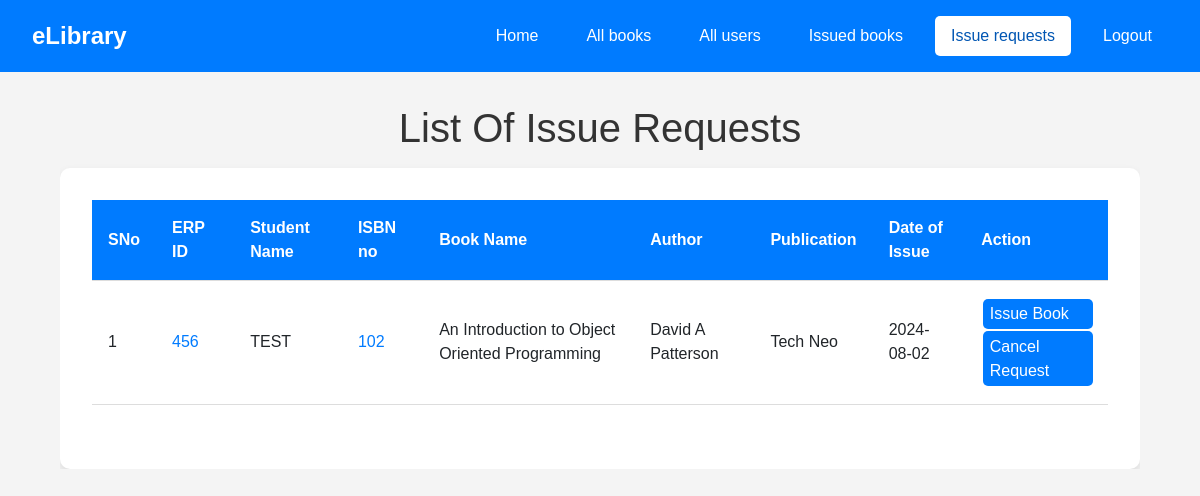
Page /admin/issue_request (signed in) on the committed database.
### app.py (models this page shows, shortened)
class Issued(db.Model):
    __tablename__='issued_books'
    issueId = db.Column(db.Integer, autoincrement=True, primary_key=True)
    isbnissue = db.Column(db.Integer, db.ForeignKey('books.isbn'), nullable=False)
    erpissue = db.Column(db.Integer, db.ForeignKey('user.erp'), nullable=False)
    date=db.Column(db.String,nullable=False)
    status=db.Column(db.String,nullable=False)

class User(UserMixin,db.Model):
    __tablename__='user'
    erp = db.Column(db.Integer, primary_key=True)
    name=db.Column(db.String,nullable=False)
    password=db.Column(db.String,nullable=False)
    role=db.Column(db.String,nullable=False)

class Books(db.Model):
    __tablename__='books'
    isbn = db.Column(db.Integer, primary_key=True)
    book_name=db.Column(db.String,nullable=False)
    author=db.Column(db.String,nullable=False)
    publication=db.Column(db.String,nullable=False)
    total_copies=db.Column(db.Integer,nullable=False)
    available_copies=db.Column(db.Integer,nullable=False)

### app.py (the view)
@app.route('/admin/issue_request',methods=['GET'])
@login_required
def issueRequest():
    if request.method=='GET':
        books=db.session.execute('''select erp,name,isbn,book_name,author,publication,date
            from books,issued_books,user
            where isbnissue=isbn and erpissue=erp and status='Pending'
            order by date asc''')
        return render_template('admin/issueRequest.html',books=books)

### app.py (called while the page is built)
@login_manager.user_loader
def load_user(erpid):
    return User.query.get(int(erpid))

### templates/admin/issueRequest.html (shortened to what this page needs)
<!DOCTYPE html>
<head>
    <link href="https://cdn.jsdelivr.net/npm/bootstrap@5.3.2/dist/css/bootstrap.min.css" rel="stylesheet">
    <link rel="stylesheet" href="https://cdnjs.cloudflare.com/ajax/libs/font-awesome/6.5.2/css/all.min.css" />
    <link rel="stylesheet" href="{{url_for('static',filename = '/CSS/issueRqst.css')}}">
    <link rel="stylesheet" href="../../static/CSS/issueRqst.css">
    <link rel="stylesheet" href="https://cdnjs.cloudflare.com/ajax/libs/font-awesome/6.5.2/css/all.min.css" />
</head>
<body>
    <nav>
        <div class="logo">eLibrary</div>
        <ul>
            <li><a href="/admin/dashboard"><button class="opt">Home</button></a></li>
            <li><a href="/admin/allBooks"><button class=" opt">All books</button></a></li>
            <li><a href="/admin/allUsers"><button class="opt">All users</button></a></li>
            <li><a href="/admin/issued_books"><button class="opt">Issued books</button></a></li>
            <li><a href="/admin/issue_request"><button class="home">Issue requests</button></a></li>
            <li><a href="/logout"><button class="opt">Logout</button></a></a></li>
        </ul>
    </nav>
    <div class="tab">
        <div class="a">
            <h1>List Of Issue Requests</h1>
        </div>
        <div class="div">
        <table id="issued-books">
            <tr>
                <th>SNo</th>
                <th>ERP ID</th>
                <th>Student Name</th>
                <th>ISBN no</th>
                <th>Book Name</th>
                <th>Author</th>
                <th>Publication</th>
                <th>Date of Issue</th>
                <th>Action</th>
            </tr>
            {% for book in books %}
            <tr>
                <td>{{loop.index}}</td>
                <td><a href="/admin/viewUser/{{book[0]}}">{{book[0]}}</a></td>
                <td>{{book[1]}}</td>
                <td><a href="/admin/viewBook/{{book[2]}}">{{book[2]}}</a></td>
                <td>{{book[3]}}</td>
                <td>{{book[4]}}</td>
                <td>{{book[5]}}</td>
                <td>{{book[6]}}</td>
                <td>
                    <div class="abcb"><a href="/admin/issueBook/{{book[0]}}/{{book[2]}}">Issue Book</a>
                        </div>
                    <div class="abcb bb"><a href="/admin/cancelBook/{{book[0]}}/{{book[2]}}">Cancel Request</a></div>
                </td>
            </tr>
            {% endfor %}
        </table>
    </div>
    </div>
</body>

### static/CSS/issueRqst.css (style rules this page uses)
body { font-family: Arial, sans-serif; background-color: #f4f4f4; margin: 0; padding: 0; }
nav { background: #007bff; color: white; display: flex; justify-content: space-between; align-items: center; padding: 1rem 2rem; }
nav .logo { font-size: 1.5rem; font-weight: bold; }
nav ul { list-style: none; margin: 0; padding: 0; display: flex; align-items: center; }
nav ul li { margin-left: 1rem; }
nav ul li a { text-decoration: none; color: white; }
.tab { width: 90%; margin: 2rem auto; text-align: center; }
.abcb { display: flex; background-color: #007bff; color: #fff; padding: 0.2rem 0.4rem; margin: 2px; text-decoration: none; border-radius: 5px; transition: background 0.3s ease; width: 99%; }
.abcb a, .abcb a:hover { color: white; }
.tab .a { margin-bottom: 1rem; }
.tab .a h1 { color: #333; }
.tab .div { background: #fff; border-radius: 10px; box-shadow: 0 4px 8px rgba(0, 0, 0, 0.1); padding: 2rem; overflow-x: auto; }
.tab { overflow: auto; scrollbar-width: none; }
.tab { -ms-overflow-style: none; overflow: -moz-scrollbars-none; }
table { width: 100%; border-collapse: collapse; margin-bottom: 2rem; }
table th, table td { padding: 1rem; text-align: left; border-bottom: 1px solid #ddd; }
table th { background: #007bff; color: white; }
table td a { color: #007bff; text-decoration: none; transition: color 0.3s ease; margin-right: 1rem; }
button.opt { background-color: transparent; border: none; color: white; padding: 0.5rem 1rem; border-radius: 5px; cursor: pointer; transition: background 0.3s ease, color 0.3s ease; }
button.home { padding: 0.5rem 1rem; border: none; background-color: white; color: #0056b3; border-radius: 5px; }

### rows in the picture
Issued: erp "456", name "TEST", isbn "102", book_name "An Introduction to Object Oriented Programming", author "David A Patterson", publication "Tech Neo", date "2024-08-02"
